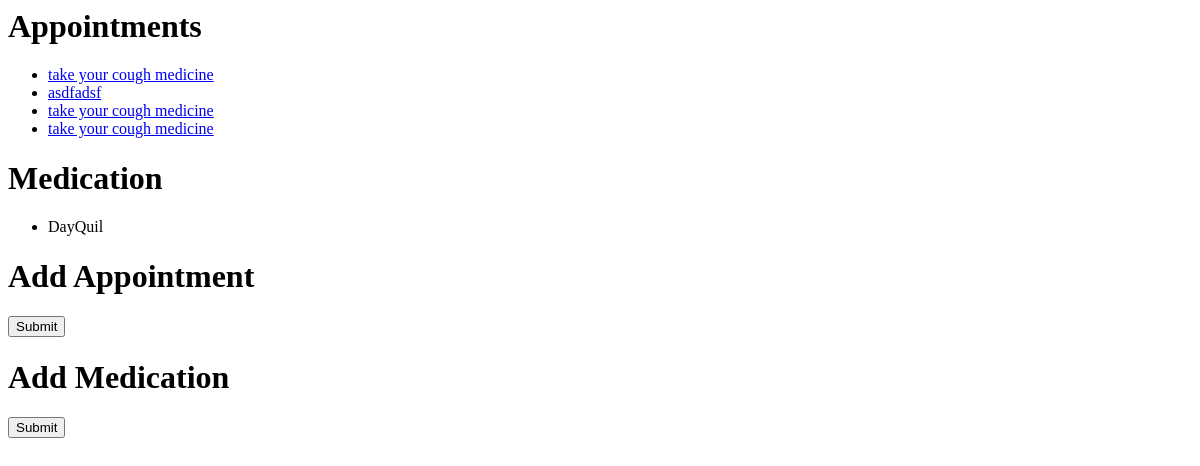
/remindr/senior/7/, run on an earlier commit of the app's database.
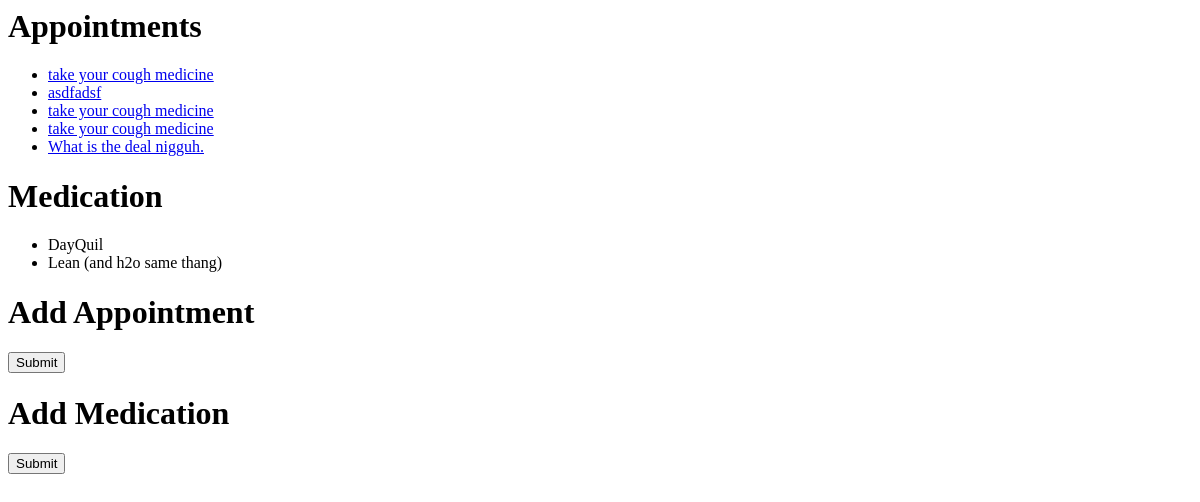
And on a later commit of the database.
### remindr/models.py (models this page shows, shortened)
class Appointment(models.Model):
    message = models.CharField(max_length=500)
    senior = models.ForeignKey(Senior, null=True)
    start_date = models.DateField(auto_now=True)
    end_date = models.DateField(auto_now=False, null=True)
    frequency_unit = models.CharField(default="hour", max_length=10)

class Medication(models.Model):
    name = models.CharField(max_length=40)
    dosage_amount = models.IntegerField(default=0)
    dosage_unit = models.CharField(max_length=10)
    senior = models.ForeignKey(Senior, null=True)

### remindr/views.py (the view)
# urls.py: url(r'^senior/(?P<senior_id>\d+)/$', views.senior, name='senior'),
def senior(request, senior_id=None):
    if request.method == 'GET':
        senior = get_object_or_404(Senior, pk=senior_id)
        medicationForm = MedicationForm()
        appointmentForm = AppointmentForm()
        return render(request, 'remindr/senior.html', {'medicationForm': medicationForm,
                                                       'appointmentForm' : appointmentForm,
                                                     'senior': senior,
                                                     'appointments_lst': senior.appointment_set.all(),
                                                     'medication_lst': senior.medication_set.all()})
    else:
        pass

### remindr/templates/remindr/senior.html (shortened to what this page needs)
<h1>Appointments</h1>
{% if appointments_lst %}
    <ul>
    {% for appointment in appointments_lst %}
        <li><a href="{% url 'remindr:appointment' senior.id appointment.id %}">{{ appointment.message }}</a></li>
    {% endfor %}
    </ul>
{% else %}
    <p>No appointments available.</p>
{% endif %}
<h1>Medication</h1>
{% if medication_lst %}
    <ul>
    {% for medication in medication_lst %}
        <li><div>{{ medication.name }}</div></li>
    {% endfor %}
    </ul>
{% else %}
    <p>No medications available</p>
{% endif %}
<h1>Add Appointment</h1>
<form action="{% url 'remindr:add_appointment' senior.id %}" method="post">
<input type="submit" value="Submit" />
</form>
<h1>Add Medication</h1>
<form action="{% url 'remindr:add_medication' senior.id %}" method="post">
<input type="submit" value="Submit" />
</form>

What changed in the data, as far as the page shows it:
added Appointment: message "What is the deal nigguh."
added Medication: name "Lean (and h2o same thang)"
